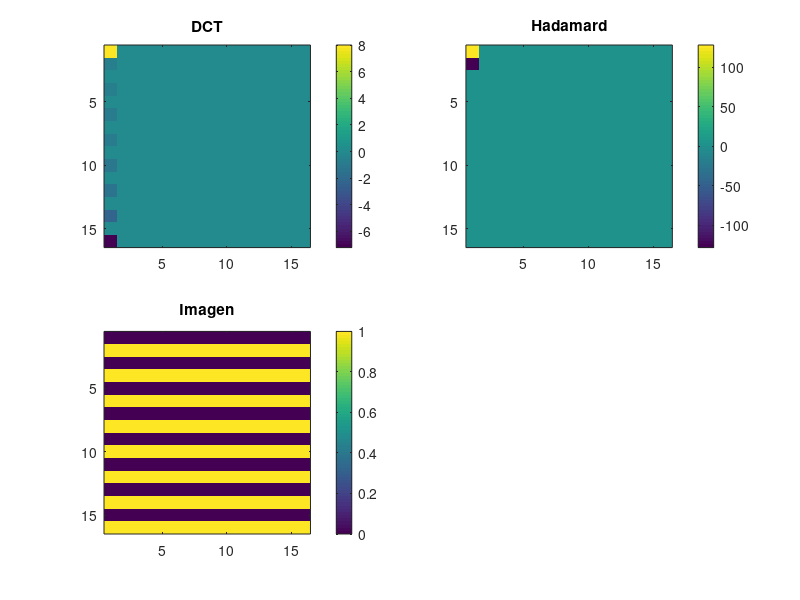

Reproduce this figure in MATLAB.
% OPCION dibujos de TRANSF. COSENO
% EJEMPLO SENCILO

vector=0:255
vector=floor(abs(sin(pi/2*vector)));
vector=reshape(vector,16,16);
data=vector;
figure('name','Pruebas')
subplot(2,2,3)
imagesc(data)
colorbar
title('Imagen')
subplot(2,2,1)
dataC=dct2(data);
imagesc(dataC);
colorbar
title('DCT')

subplot(2,2,2)
A=hadamard(16);
dataH=A*(data)*A';

imagesc(dataH);
colorbar
title('Hadamard')

